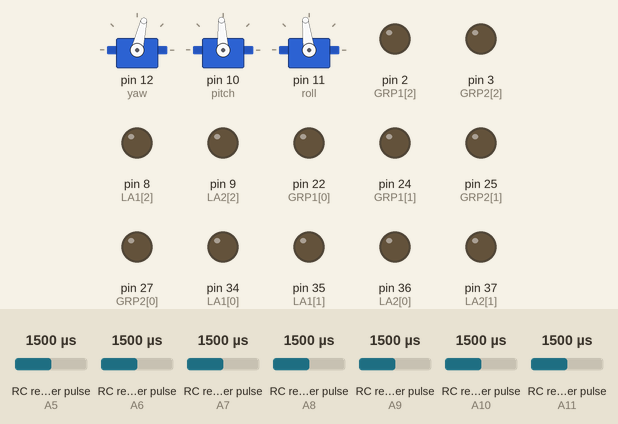
Recording of a sketch running on a simulated Arduino Mega 2560, built with avr-gcc and run on an emulated ATmega2560. Shown: 3 × servo, output pins drawn as LEDs (lit = HIGH). Wiring (inferred from the names in the program): 7 × RC receiver channel: data A5 / data A8 / data A9 / data A10 / data A11 / data A6 / data A7. The inputs (shaded band) are chosen by the test bench; at power-on: RC receiver pulse (sensors on A6, A5, A7, A9, A10, A8, A11) 1500 µs. What the sketch prints to the serial monitor is not drawn.

Above: at 1.2 s.
1.3 s: RC receiver pulse (sensor on A6) set to 1020 µs
At 1.9 s:
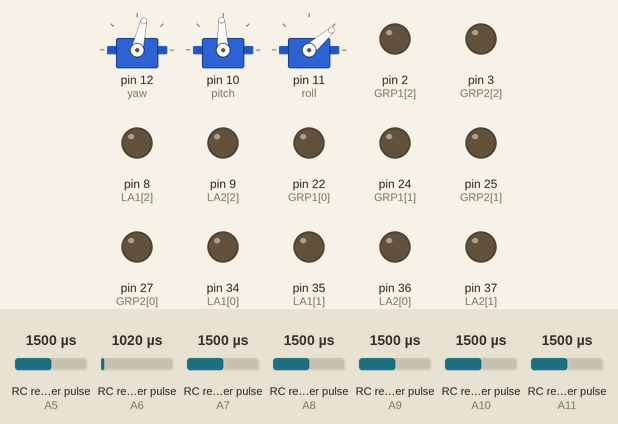
2.9 s: RC receiver pulse (sensor on A5) set to 1020 µs
At 4.1 s:
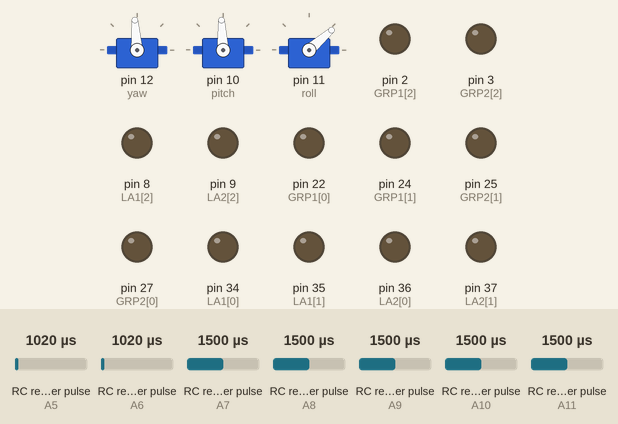
4.5 s: RC receiver pulse (sensor on A7) set to 1367 µs
6.0 s: RC receiver pulse (sensor on A7) set to 1346 µs
At 6.4 s:
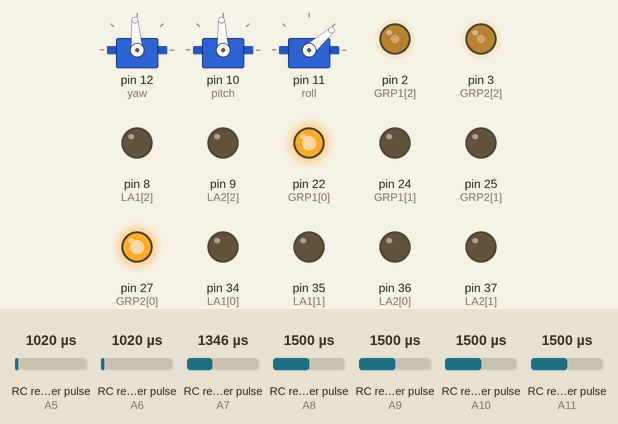
7.6 s: RC receiver pulse (sensor on A9) set to 1020 µs
At 8.1 s:
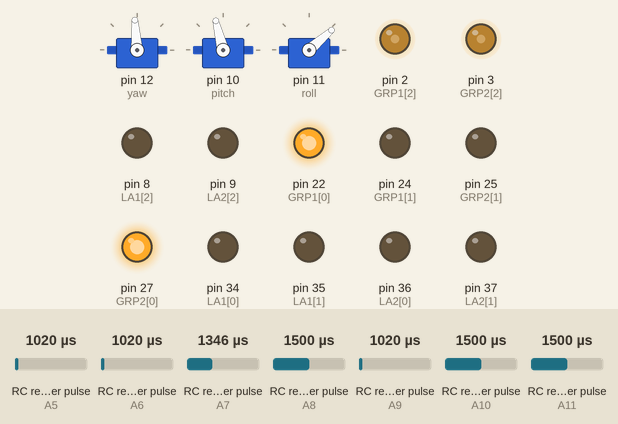
9.1 s: RC receiver pulse (sensor on A10) set to 1020 µs
At 9.5 s:
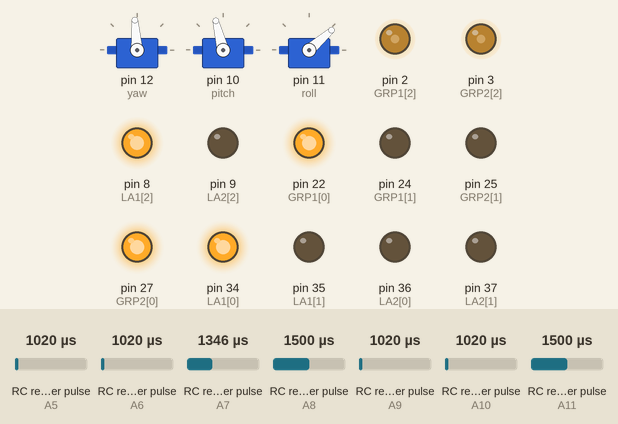
Timing chart, 0 to 11.7 s (numbered marks = the images above; inputs shaded):
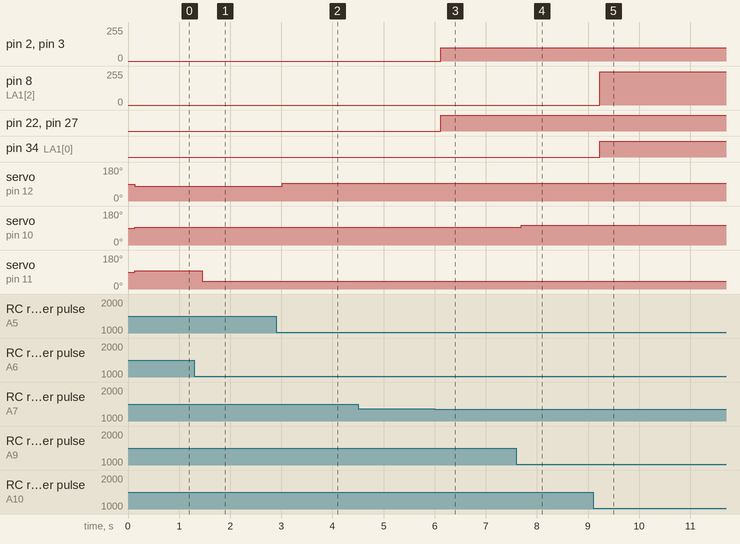

Measured:
- the behaviour switches between 1354 and 1353 µs on RC receiver pulse (sensor on A7) (found by bisection; images 2 and 3)
- after the input at 1.3 s, servo on pin 11 (roll): 97° → 41° after 0.16 s
- after the input at 2.9 s, servo on pin 12 (yaw): 77° → 94° after 0.12 s
- after the input at 4.5 s, every drawn part: stays the same
- after the input at 6.0 s, pin 2 (GRP1[2]), pin 3 (GRP2[2]): 0/255 → 100/255 after 0.11 s; pin 22 (GRP1[0]), pin 27 (GRP2[0]): LOW → HIGH after 0.11 s
- after the input at 7.6 s, servo on pin 10 (pitch): 93° → 104° after 0.09 s
- after the input at 9.1 s, pin 8 (LA1[2]): 0/255 → 249/255 after 0.13 s; pin 34 (LA1[0]): LOW → HIGH after 0.13 s

The sketch:

Arm.ino
```cpp
#include <Servo.h>

int GRP1[] = { 22, 24, 2};
int GRP2[] = { 27, 25, 3};                        // A, B, PWM Griper pins
int LA1[] =  { 34, 35, 8};                        // A, B, PWM long 0-1 up
int LA2[] =  { 36, 37, 9};                        // A, B, PWM short 1-0 up

int CH[] = { A11, A10, A9, A8, A5, A6, A7 };
float a = 0.5, py;
int pulse[7] = {};
int mapper[7] = {};

Servo yaw, pitch, roll;

int i = 0;

void setup() {
  for (i = 0; i < 7; i++)   // RC INPUT
    pinMode(CH[i], INPUT);

  for (i = 0; i < 3; i++) {  // LA outputs
    pinMode(LA1[i], OUTPUT);
    pinMode(LA2[i], OUTPUT);
    pinMode(GRP1[i], OUTPUT);
    pinMode(GRP2[i], OUTPUT);
  }
  yaw.attach(12);
  pitch.attach(10);
  roll.attach(11);

  Serial.begin(9600);   //Debug
  Serial3.begin(9600);  // Turn Table
}

void loop() {
  rc();

  control(mapper[1], 25, LA1, abs(mapper[1]));
  control(mapper[0], 25, LA2, abs(mapper[0]));

  control(mapper[6], 25, GRP1, 100);
  control(mapper[6], 25, GRP2, 100);

  turntable(mapper[3]);

  pitch.writeMicroseconds(mapper[2]);
  yaw.writeMicroseconds(mapper[4]);
  roll.writeMicroseconds(mapper[5]);
}
void rc() {
  for (i = 0; i < 7; i++) {
    pulse[i] = pulseIn(CH[i], HIGH);
  }
  mapper[0] = map(pulse[0], 1133, 1967, 200, -200);   // long LA
  mapper[1] = map(pulse[1], 1968, 1126, 200, -200);   // short LA
  mapper[2] = map(pulse[2], 1917, 1076, 1400, 1600);  // pitch
  mapper[3] = map(pulse[3], 1969, 1126, 40, -40);     // TT
  mapper[4] = map(pulse[4], 1050, 1871, 1500, 1200);   // yaw
  mapper[5] = map(pulse[5], 1046, 1883, 1000, 2000);  // roll
  mapper[6] = map(pulse[6], 1034, 1890, -100, 100);   // grp
  mapper[3] = safe(mapper[3]);
}


int safe(int y) {
  return (y < 10 && y > -10) ? 0 : y;
}

void turntable(int x) {
  int y = map(x, -100, 100, 128, 256);
  py = py * a + (1 - a) * y;
  delay(10);
  Serial.println(y);
  Serial3.write((int)py);
  delay(10);
}

void control(int inp, int lim, int M[], int pwm) {
  if (abs(inp) <= lim)  act(M, 0, 0, 0);
  else if (inp >  lim)  act(M, 0, 1, pwm);
  else if (inp < -lim)  act(M, 1, 0, pwm);
  else act(M, 0, 0, 0);
}
void act(int arr[], boolean A, boolean B, int pwm) {
  digitalWrite(arr[0], A);
  digitalWrite(arr[1], B);
  analogWrite(arr[2], pwm);
}
```
